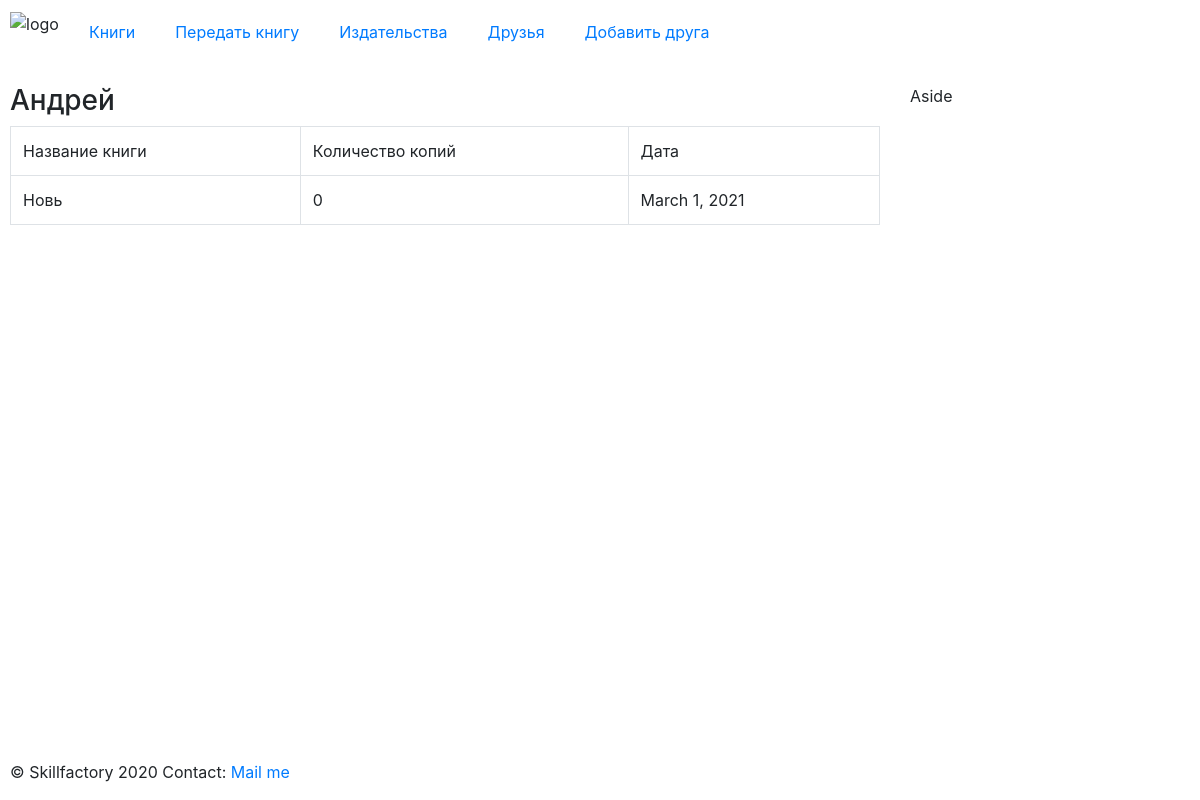
The app's page /friends/4 with its own data.
### p_library/models.py (models this page shows, shortened)
class Friend(models.Model):
    name = models.TextField()

class BookReader(models.Model):
    book = models.ForeignKey(Book, on_delete=models.CASCADE)
    friend = models.ForeignKey(Friend, on_delete=models.CASCADE)
    date_send = models.DateField()
    copy_count_send = models.PositiveSmallIntegerField(default=1)

class Book(models.Model):
    ISBN = models.CharField(max_length=13)
    title = models.TextField()
    description = models.TextField()
    year_release = models.SmallIntegerField()
    price = models.FloatField()
    copy_count = models.PositiveSmallIntegerField(default=1)
    author = models.ForeignKey(Author, on_delete=models.CASCADE)
    publisher = models.ForeignKey(Publisher, null=True, on_delete=models.SET_NULL)
    book_reader = models.ManyToManyField(Friend, through='BookReader')

### p_library/views.py (the view)
# urls.py: path('friends/<int:pk>', views.FriendDetail.as_view(), name='friend_detail'),
class FriendDetail(DetailView):
    model = Friend
    template_name = 'friend_detail.html'
    def get_context_data(self, **kwargs):
        context = super().get_context_data(**kwargs)
        context["sent_books"] = self.object.bookreader_set.all()
        return context

### p_library/templates/friend_detail.html (shortened to what this page needs)
{% extends "./base.html" %}
{% block content %}
<h3>{{ object.name }}</h3>
<table class="table table-bordered">
    <tr>
        <td scope="col">Название книги</td>
        <td scope="col">Количество копий</td>
        <td scope="col">Дата</td>
    </tr>
    {% for item in sent_books %}
    <tr>
        <td >{{ item.book.title }}</td>
        <td>{{ item.copy_count_send }}</td>
        <td>{{ item.date_send }}</td>
    </tr>
    {% endfor %}
</table>
{% endblock %}

### p_library/static/css/main.css (style rules this page uses)
body { display: grid; grid-template-areas: "header header" "main aside" "footer footer"; grid-template-rows: auto 1fr auto; grid-template-columns: 1fr 300px; grid-gap: 10px; height: 100vh; margin: 0; }

### records on screen
Friend: name "Андрей"
BookReader: book "Новь", copy_count_send "0", date_send "March 1, 2021"
